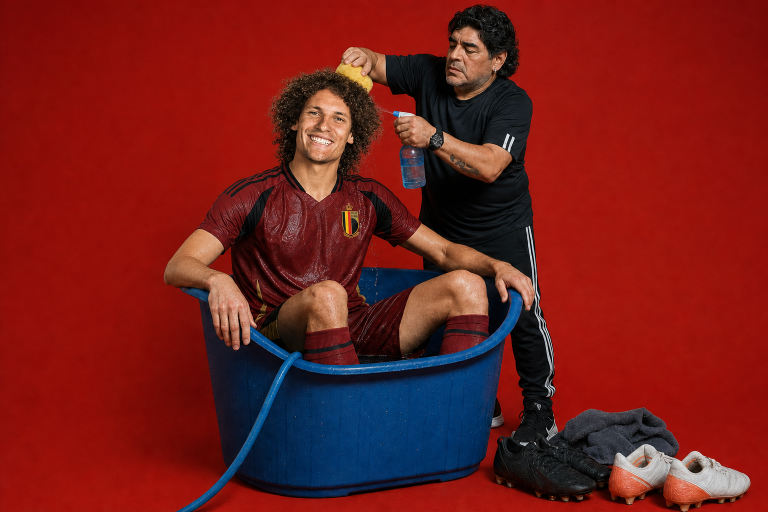
#> input picture assets/sources/024-wout-faes-messi-wassen.png, 1536 x 1024 px (shown at 1/2 size)
$ python render_post_024.py
#> lines starting #> are read from the running program, lines starting #| are printed output that depends on the picture
from pathlib import Path
from PIL import Image, ImageDraw, ImageEnhance, ImageFilter, ImageFont


ROOT = Path(__file__).resolve().parents[1]
SRC = ROOT / "assets" / "sources" / "024-wout-faes-messi-wassen.png"
OUT = ROOT / "assets" / "posts" / "024-wout-faes-messi-wassen.png"

W, H = 1080, 1350
INK = "#111111"
PAPER = "#F5F0E6"
ORANGE = "#F15A24"
YELLOW = "#F2C94C"
WHITE = "#FFFFFF"
MUTED = "#D8D1C4"

GEORGIA_BOLD = "/System/Library/Fonts/Supplemental/Georgia Bold.ttf"
ARIAL = "/System/Library/Fonts/Supplemental/Arial.ttf"
ARIAL_BOLD = "/System/Library/Fonts/Supplemental/Arial Bold.ttf"


def font(path, size):
    return ImageFont.truetype(path, size)


def cover_crop(img, size, vertical_focus=0.5, horizontal_focus=0.5):
    src_w, src_h = img.size
    dst_w, dst_h = size
    scale = max(dst_w / src_w, dst_h / src_h)
    resized = img.resize((round(src_w * scale), round(src_h * scale)), Image.LANCZOS)
    left = round((resized.width - dst_w) * horizontal_focus)
    top = round((resized.height - dst_h) * vertical_focus)
    return resized.crop((left, top, left + dst_w, top + dst_h))


def contain_fit(img, size):
    src_w, src_h = img.size
    dst_w, dst_h = size
    scale = min(dst_w / src_w, dst_h / src_h)
    return img.resize((round(src_w * scale), round(src_h * scale)), Image.LANCZOS)


def wrap(draw, text, face, max_width):
    words = text.split()
    lines, current = [], ""
    for word in words:
        candidate = word if not current else f"{current} {word}"
        if draw.textbbox((0, 0), candidate, font=face)[2] <= max_width:
            current = candidate
        else:
            lines.append(current)
            current = word
    if current:
        lines.append(current)
    return lines


def headline_font(draw, text):
    for size in (58, 54, 50, 46, 42):
        face = font(GEORGIA_BOLD, size)
        lines = wrap(draw, text, face, 940)
        if len(lines) <= 3:
            return face, lines, int(size * 1.18)
    face = font(GEORGIA_BOLD, 40)
    return face, wrap(draw, text, face, 940), 48


def draw_logo(draw, x, y, scale=1.0):
    r = int(42 * scale)
    cx, cy = x + r, y + r
    draw.ellipse((cx - r, cy - r, cx + r, cy + r), fill=PAPER, outline=INK, width=max(3, int(5 * scale)))
    draw.ellipse((cx - r + 8, cy - r + 8, cx + r - 8, cy + r - 8), outline=INK, width=max(1, int(2 * scale)))
    face = font(GEORGIA_BOLD, int(38 * scale))
    box = draw.textbbox((0, 0), "DR", font=face)
    draw.text((cx - (box[2] - box[0]) / 2 - int(2 * scale), cy - int(24 * scale)), "DR", font=face, fill=INK)
    draw.ellipse((cx + int(25 * scale), cy + int(11 * scale), cx + int(35 * scale), cy + int(21 * scale)), fill=ORANGE)
    draw.rectangle((cx - int(14 * scale), cy - int(35 * scale), cx + int(14 * scale), cy - int(31 * scale)), fill=YELLOW)


def main():
    base = Image.open(SRC).convert("RGB")
#> base is the input picture: PIL image 1536x1024 RGB; mean R, G, B 116.7, 29.2, 26.6
    base = ImageEnhance.Color(base).enhance(1.04)
    base = ImageEnhance.Contrast(base).enhance(1.06)
    base = base.filter(ImageFilter.UnsharpMask(radius=1.0, percent=110, threshold=3))

    img = cover_crop(base, (W, H), vertical_focus=0.47, horizontal_focus=0.55)
#> in cover_crop, `return resized.crop((left, top, left + dst_w, top + dst_h))`:
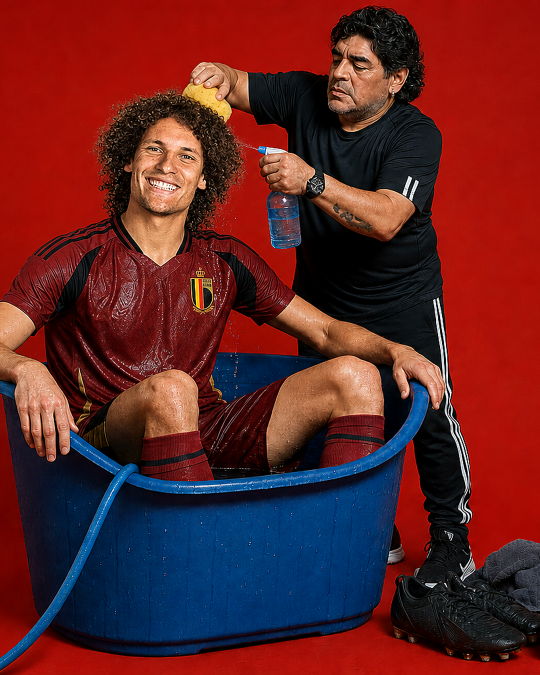
#> returned value: PIL image 1080x1350 RGB (shown at 1/2 size); mean R, G, B 97.1, 35.6, 36.8
    img = img.filter(ImageFilter.GaussianBlur(radius=8))
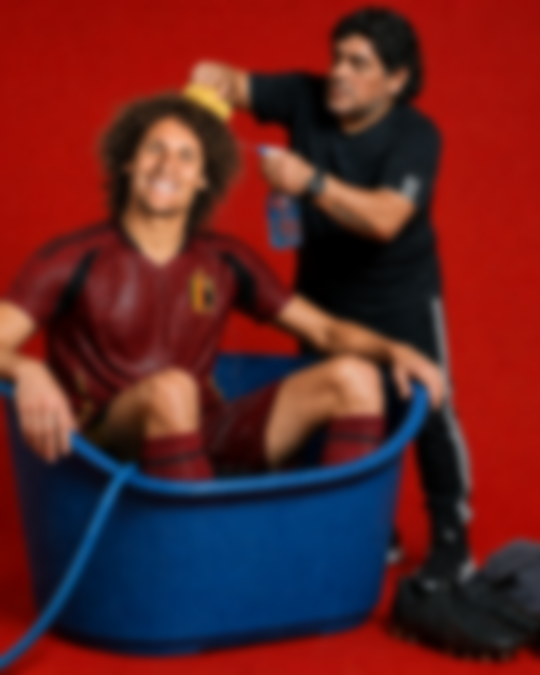
#> img: PIL image 1080x1350 RGB (shown at 1/2 size); mean R, G, B 97.1, 35.6, 36.8
    img = ImageEnhance.Brightness(img).enhance(0.55)
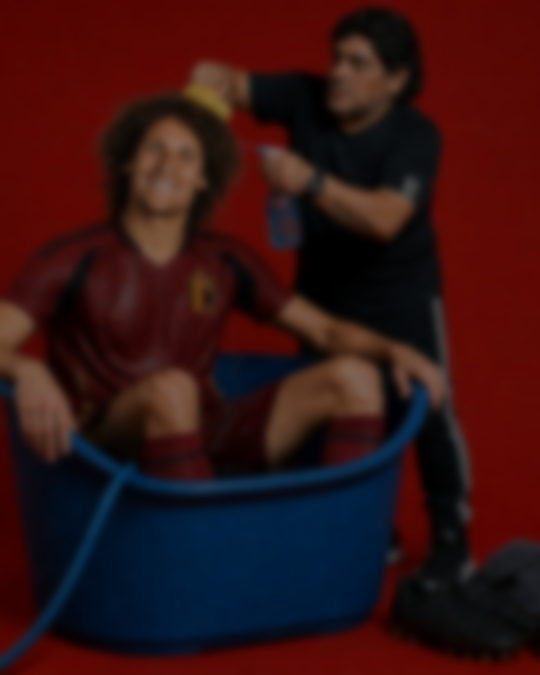
#> img: PIL image 1080x1350 RGB (shown at 1/2 size); mean R, G, B 53, 19.1, 19.7
    draw = ImageDraw.Draw(img, "RGBA")

    draw.rectangle((0, 0, W, 152), fill=(17, 17, 17, 255))
    draw.rectangle((0, 152, W, 820), fill=(0, 0, 0, 36))
    draw.rectangle((0, 820, W, H), fill=(17, 17, 17, 246))

    hero = contain_fit(base, (910, 560))
#> in contain_fit, `return img.resize((round(src_w * scale), round(src_h * scale)), Image...`:
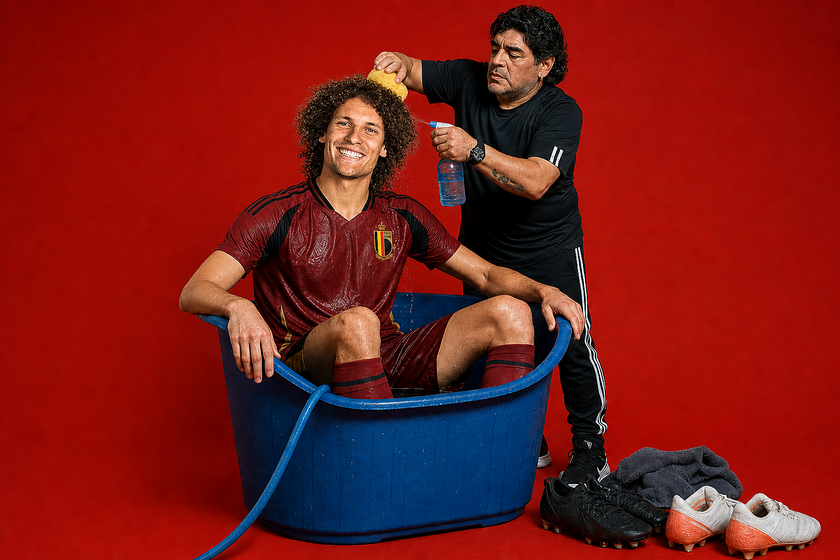
#> returned value: PIL image 840x560 RGB; mean R, G, B 122.5, 26, 23.5
    px, py = (W - hero.width) // 2, 176
#> px = 120; py = 176
    img.paste(hero, (px, py))
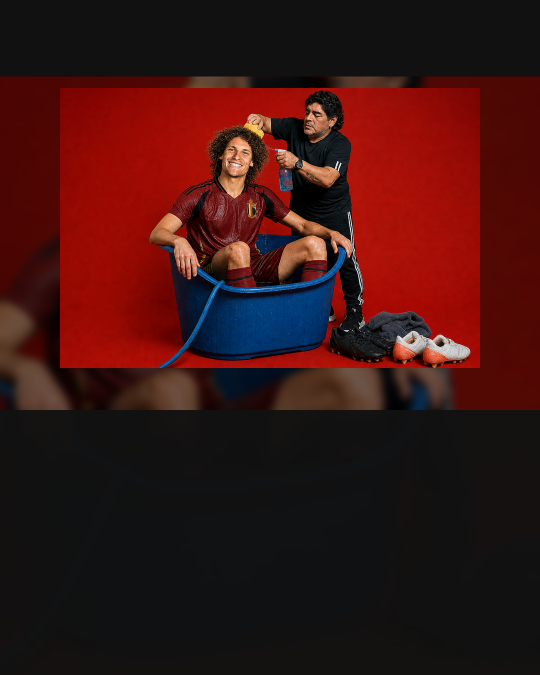
#> img: PIL image 1080x1350 RGB (shown at 1/2 size); mean R, G, B 60.2, 20.3, 18.8
    draw.rectangle((px, py, px + hero.width, py + hero.height), outline=PAPER, width=6)
    draw.rectangle((0, 700, W, 820), fill=(0, 0, 0, 76))

    draw.text((70, 58), "VOETBAL", font=font(ARIAL_BOLD, 32), fill=WHITE)
    draw.ellipse((936, 58, 974, 96), fill=YELLOW)
    draw.ellipse((980, 58, 1018, 96), fill=ORANGE)
    draw.rectangle((70, 725, 334, 765), fill=ORANGE)
    draw.text((92, 733), "SPANJE - BELGIE", font=font(ARIAL_BOLD, 20), fill=INK)
    draw.rectangle((746, 725, 1010, 779), fill=(17, 17, 17, 225))
    draw.text((768, 739), "WASPROGRAMMA", font=font(ARIAL_BOLD, 23), fill=PAPER)
    draw.ellipse((962, 737, 992, 767), fill=YELLOW)

    headline = "Wout Faes blijkt ooit gewassen door Maradona"
    face, lines, spacing = headline_font(draw, headline)
#> lines = ['Wout Faes blijkt ooit gewassen', 'door Maradona']; spacing = 68
    y = 864
    for line in lines:
        draw.text((70, y), line, font=face, fill=PAPER)
        y += spacing
#> this loop made 2 passes
#> (line, y) on passes 1 to 2: ('Wout Faes blijkt ooit gewassen', 932), ('door Maradona', 1000)
#> after the loop, y = 1000

    draw.line((70, y + 20, 1010, y + 20), fill=ORANGE, width=5)
    deck = "De verdediger van Leicester City beweert dat Maradona wel opmerkelijk veel wit poeder gebruikte."
    deck_y = y + 54
#> deck_y = 1054
    for line in wrap(draw, deck, font(ARIAL, 28), 800):
        draw.text((70, deck_y), line, font=font(ARIAL, 28), fill=MUTED)
        deck_y += 34
#> this loop made 2 passes
#> deck_y on passes 1 to 2: 1088, 1122
#> after the loop, deck_y = 1122

    draw_logo(draw, 900, 1222, 0.88)
    draw.text((70, 1282), "DE RAASKALDERIJ", font=font(ARIAL_BOLD, 23), fill=PAPER)
    draw.text((70, 1314), "Ambachtelijk geraas sinds 1836", font=font(ARIAL, 22), fill=MUTED)

    OUT.parent.mkdir(parents=True, exist_ok=True)
    img.save(OUT, quality=96)
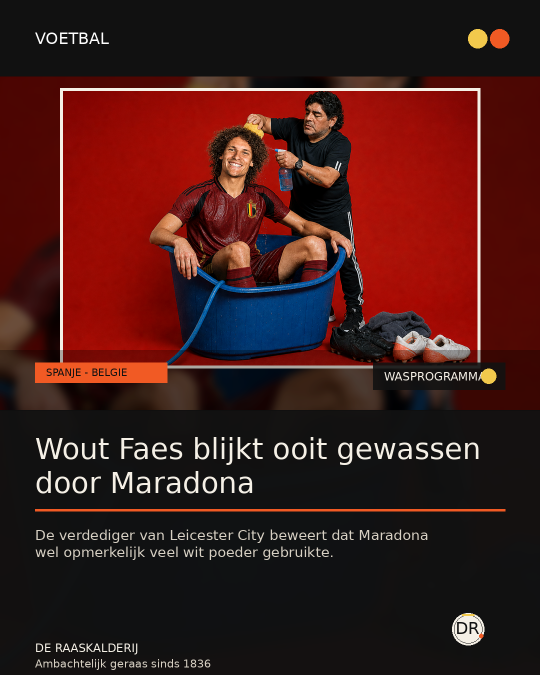
#> saved as 024-wout-faes-messi-wassen.png: PIL image 1080x1350 RGB (shown at 1/2 size); mean R, G, B 65.8, 27.2, 24.8
    print(OUT)


if __name__ == "__main__":
    main()

$ run again, with assets/posts/007-smartschoolberichten-photo.png copied over assets/sources/024-wout-faes-messi-wassen.png
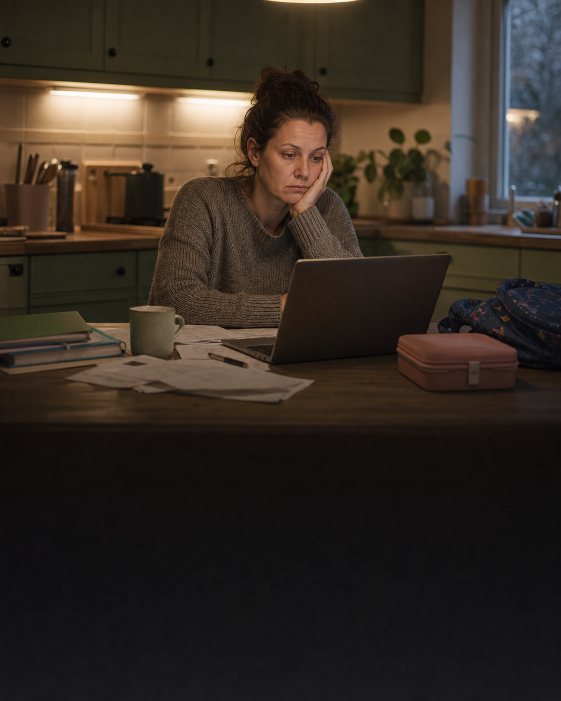
#> input picture assets/posts/007-smartschoolberichten-photo.png, 1122 x 1402 px (shown at 1/2 size)
#> in main, base is the input picture: PIL image 1122x1402 RGB; mean R, G, B 52, 43.1, 35.2
#> in main, `img.paste(hero, (px, py))`:
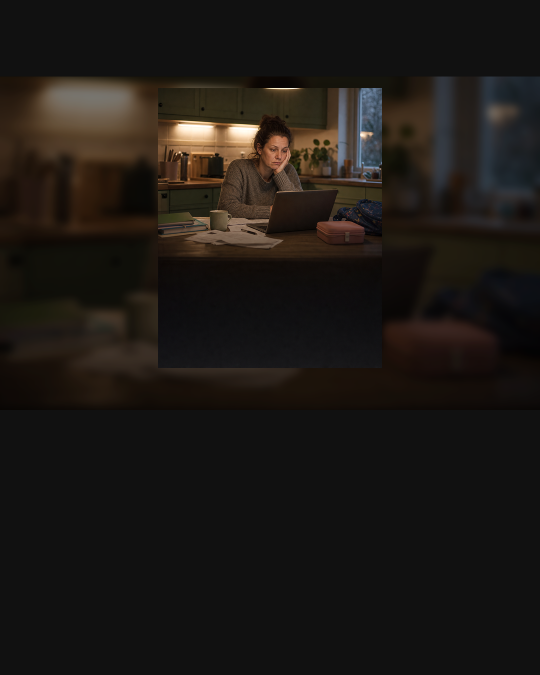
#> img: PIL image 1080x1350 RGB (shown at 1/2 size); mean R, G, B 28.8, 24.7, 21.1
#> lines = ['Wout Faes blijkt ooit gewassen', 'door Maradona']; spacing = 68
#> the loop in main, `for line in lines:` made 2 passes
#> (line, y) on passes 1 to 2: ('Wout Faes blijkt ooit gewassen', 932), ('door Maradona', 1000)
#> after the loop in main, `for line in lines:`: y = 1000
#> in main, `deck_y = y + 54`: deck_y = 1054
#> the loop in main, `for line in wrap(draw, deck, font(ARIAL, 28), 800):` made 2 passes
#> deck_y on passes 1 to 2: 1088, 1122
#> after the loop in main, `for line in wrap(draw, deck, font(ARIAL, 28), 800):`: deck_y = 1122
#> in main, `img.save(OUT, quality=96)`:
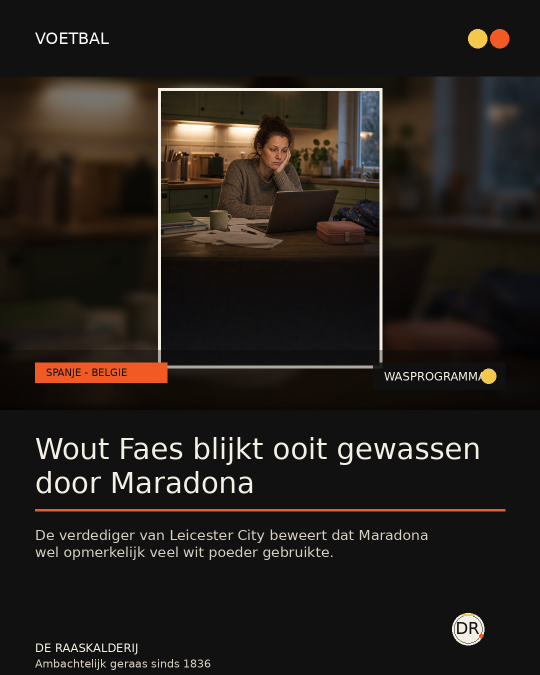
#> saved as 024-wout-faes-messi-wassen.png: PIL image 1080x1350 RGB (shown at 1/2 size); mean R, G, B 37, 31.4, 27
